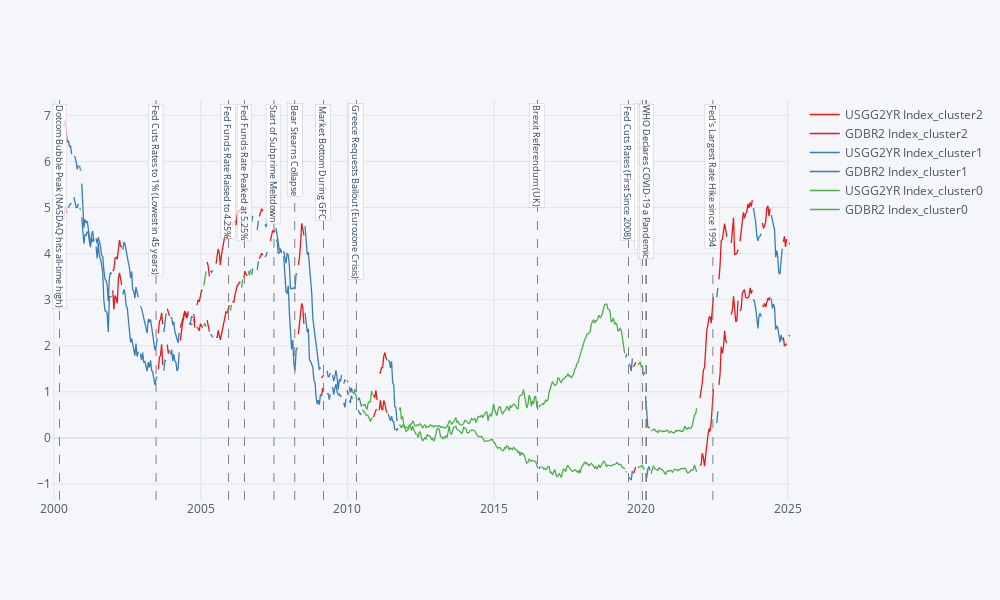

Source (notebook cell):
### Code cell
macro_data = pickle.load(open(os.path.join(flexCachedir(),'dummy_macro_data.pkl'), 'rb'))
ra = RegimeAnalysis(macro_data); ra.returnPeriods = 5; ra.window_size = 39; ra.window_step = 10; ra.num_of_clusters = 3
ra.fit(); ra.plotClustering()

### Figure 1 — Plotly figure (JSON) as saved in the notebook; plotly's stock layout.template omitted (floating-point values rounded to 4 significant figures; data arrays with more than 128 entries replaced by an {"elided": "..."} marker saying what was removed)
{"data": [{"line": {"color": "rgba(228, 26, 28, 1.0)", "dash": "solid", "shape": "linear", "width": 1.3}, "mode": "lines", "name": "USGG2YR Index_cluster2", "text": "", "type": "scatter", "x": {"elided": "660 str values"}, "y": {"elided": "660 mixed values"}}, {"line": {"color": "rgba(228, 26, 28, 1.0)", "dash": "solid", "shape": "linear", "width": 1.3}, "mode": "lines", "name": "GDBR2 Index_cluster2", "text": "", "type": "scatter", "x": {"elided": "660 str values"}, "y": {"elided": "660 mixed values"}}, {"line": {"color": "rgba(55, 126, 184, 1.0)", "dash": "solid", "shape": "linear", "width": 1.3}, "mode": "lines", "name": "USGG2YR Index_cluster1", "text": "", "type": "scatter", "x": {"elided": "660 str values"}, "y": {"elided": "660 mixed values"}}, {"line": {"color": "rgba(55, 126, 184, 1.0)", "dash": "solid", "shape": "linear", "width": 1.3}, "mode": "lines", "name": "GDBR2 Index_cluster1", "text": "", "type": "scatter", "x": {"elided": "660 str values"}, "y": {"elided": "660 mixed values"}}, {"line": {"color": "rgba(77, 175, 74, 1.0)", "dash": "solid", "shape": "linear", "width": 1.3}, "mode": "lines", "name": "USGG2YR Index_cluster0", "text": "", "type": "scatter", "x": {"elided": "660 str values"}, "y": {"elided": "660 mixed values"}}, {"line": {"color": "rgba(77, 175, 74, 1.0)", "dash": "solid", "shape": "linear", "width": 1.3}, "mode": "lines", "name": "GDBR2 Index_cluster0", "text": "", "type": "scatter", "x": {"elided": "660 str values"}, "y": {"elided": "660 mixed values"}}], "layout": {"annotations": [{"align": "left", "bgcolor": "rgba(255, 255, 255, 0.8)", "bordercolor": "gray", "borderwidth": 0.2, "font": {"size": 9}, "showarrow": false, "text": "Dotcom Bubble Peak (NASDAQ hits all-time high)", "textangle": 90, "x": "2000-03-10T00:00:00", "xref": "x", "y": 0.99, "yref": "paper"}, {"align": "left", "bgcolor": "rgba(255, 255, 255, 0.8)", "bordercolor": "gray", "borderwidth": 0.2, "font": {"size": 9}, "showarrow": false, "text": "Fed Cuts Rates to 1% (Lowest in 45 years)", "textangle": 90, "x": "2003-06-25T00:00:00", "xref": "x", "y": 0.99, "yref": "paper"}, {"align": "left", "bgcolor": "rgba(255, 255, 255, 0.8)", "bordercolor": "gray", "borderwidth": 0.2, "font": {"size": 9}, "showarrow": false, "text": "Fed Funds Rate Raised to 4.25%", "textangle": 90, "x": "2005-12-13T00:00:00", "xref": "x", "y": 0.99, "yref": "paper"}, {"align": "left", "bgcolor": "rgba(255, 255, 255, 0.8)", "bordercolor": "gray", "borderwidth": 0.2, "font": {"size": 9}, "showarrow": false, "text": "Fed Funds Rate Peaked at 5.25%", "textangle": 90, "x": "2006-06-29T00:00:00", "xref": "x", "y": 0.99, "yref": "paper"}, {"align": "left", "bgcolor": "rgba(255, 255, 255, 0.8)", "bordercolor": "gray", "borderwidth": 0.2, "font": {"size": 9}, "showarrow": false, "text": "Start of Subprime Meltdown", "textangle": 90, "x": "2007-07-01T00:00:00", "xref": "x", "y": 0.99, "yref": "paper"}, {"align": "left", "bgcolor": "rgba(255, 255, 255, 0.8)", "bordercolor": "gray", "borderwidth": 0.2, "font": {"size": 9}, "showarrow": false, "text": "Bear Stearns Collapse", "textangle": 90, "x": "2008-03-16T00:00:00", "xref": "x", "y": 0.99, "yref": "paper"}, {"align": "left", "bgcolor": "rgba(255, 255, 255, 0.8)", "bordercolor": "gray", "borderwidth": 0.2, "font": {"size": 9}, "showarrow": false, "text": "Market Bottom During GFC", "textangle": 90, "x": "2009-03-09T00:00:00", "xref": "x", "y": 0.99, "yref": "paper"}, {"align": "left", "bgcolor": "rgba(255, 255, 255, 0.8)", "bordercolor": "gray", "borderwidth": 0.2, "font": {"size": 9}, "showarrow": false, "text": "Greece Requests Bailout (Eurozone Crisis)", "textangle": 90, "x": "2010-04-23T00:00:00", "xref": "x", "y": 0.99, "yref": "paper"}, {"align": "left", "bgcolor": "rgba(255, 255, 255, 0.8)", "bordercolor": "gray", "borderwidth": 0.2, "font": {"size": 9}, "showarrow": false, "text": "Brexit Referendum (UK)", "textangle": 90, "x": "2016-06-23T00:00:00", "xref": "x", "y": 0.99, "yref": "paper"}, {"align": "left", "bgcolor": "rgba(255, 255, 255, 0.8)", "bordercolor": "gray", "borderwidth": 0.2, "font": {"size": 9}, "showarrow": false, "text": "Fed Cuts Rates (First Since 2008)", "textangle": 90, "x": "2019-07-31T00:00:00", "xref": "x", "y": 0.99, "yref": "paper"}, {"align": "left", "bgcolor": "rgba(255, 255, 255, 0.8)", "bordercolor": "gray", "borderwidth": 0.2, "font": {"size": 9}, "showarrow": false, "text": "First US COVID-19 Case Confirmed", "textangle": 90, "x": "2020-01-21T00:00:00", "xref": "x", "y": 0.99, "yref": "paper"}, {"align": "left", "bgcolor": "rgba(255, 255, 255, 0.8)", "bordercolor": "gray", "borderwidth": 0.2, "font": {"size": 9}, "showarrow": false, "text": "Fed Emergency Rate Cut (COVID-19)", "textangle": 90, "x": "2020-03-03T00:00:00", "xref": "x", "y": 0.99, "yref": "paper"}, {"align": "left", "bgcolor": "rgba(255, 255, 255, 0.8)", "bordercolor": "gray", "borderwidth": 0.2, "font": {"size": 9}, "showarrow": false, "text": "WHO Declares COVID-19 a Pandemic", "textangle": 90, "x": "2020-03-11T00:00:00", "xref": "x", "y": 0.99, "yref": "paper"}, {"align": "left", "bgcolor": "rgba(255, 255, 255, 0.8)", "bordercolor": "gray", "borderwidth": 0.2, "font": {"size": 9}, "showarrow": false, "text": "Fed's Largest Rate Hike since 1994", "textangle": 90, "x": "2022-06-15T00:00:00", "xref": "x", "y": 0.99, "yref": "paper"}], "height": 600, "legend": {"bgcolor": "#F5F6F9", "font": {"color": "#4D5663"}}, "margin": {"b": 100, "l": 50, "r": 50, "t": 100}, "paper_bgcolor": "#F5F6F9", "plot_bgcolor": "#F5F6F9", "shapes": [{"line": {"color": "gray", "dash": "dash", "width": 1}, "type": "line", "x0": "2000-03-10T00:00:00", "x1": "2000-03-10T00:00:00", "xref": "x", "y0": 0, "y1": 1, "yref": "y domain"}, {"line": {"color": "gray", "dash": "dash", "width": 1}, "type": "line", "x0": "2003-06-25T00:00:00", "x1": "2003-06-25T00:00:00", "xref": "x", "y0": 0, "y1": 1, "yref": "y domain"}, {"line": {"color": "gray", "dash": "dash", "width": 1}, "type": "line", "x0": "2005-12-13T00:00:00", "x1": "2005-12-13T00:00:00", "xref": "x", "y0": 0, "y1": 1, "yref": "y domain"}, {"line": {"color": "gray", "dash": "dash", "width": 1}, "type": "line", "x0": "2006-06-29T00:00:00", "x1": "2006-06-29T00:00:00", "xref": "x", "y0": 0, "y1": 1, "yref": "y domain"}, {"line": {"color": "gray", "dash": "dash", "width": 1}, "type": "line", "x0": "2007-07-01T00:00:00", "x1": "2007-07-01T00:00:00", "xref": "x", "y0": 0, "y1": 1, "yref": "y domain"}, {"line": {"color": "gray", "dash": "dash", "width": 1}, "type": "line", "x0": "2008-03-16T00:00:00", "x1": "2008-03-16T00:00:00", "xref": "x", "y0": 0, "y1": 1, "yref": "y domain"}, {"line": {"color": "gray", "dash": "dash", "width": 1}, "type": "line", "x0": "2009-03-09T00:00:00", "x1": "2009-03-09T00:00:00", "xref": "x", "y0": 0, "y1": 1, "yref": "y domain"}, {"line": {"color": "gray", "dash": "dash", "width": 1}, "type": "line", "x0": "2010-04-23T00:00:00", "x1": "2010-04-23T00:00:00", "xref": "x", "y0": 0, "y1": 1, "yref": "y domain"}, {"line": {"color": "gray", "dash": "dash", "width": 1}, "type": "line", "x0": "2016-06-23T00:00:00", "x1": "2016-06-23T00:00:00", "xref": "x", "y0": 0, "y1": 1, "yref": "y domain"}, {"line": {"color": "gray", "dash": "dash", "width": 1}, "type": "line", "x0": "2019-07-31T00:00:00", "x1": "2019-07-31T00:00:00", "xref": "x", "y0": 0, "y1": 1, "yref": "y domain"}, {"line": {"color": "gray", "dash": "dash", "width": 1}, "type": "line", "x0": "2020-01-21T00:00:00", "x1": "2020-01-21T00:00:00", "xref": "x", "y0": 0, "y1": 1, "yref": "y domain"}, {"line": {"color": "gray", "dash": "dash", "width": 1}, "type": "line", "x0": "2020-03-03T00:00:00", "x1": "2020-03-03T00:00:00", "xref": "x", "y0": 0, "y1": 1, "yref": "y domain"}, {"line": {"color": "gray", "dash": "dash", "width": 1}, "type": "line", "x0": "2020-03-11T00:00:00", "x1": "2020-03-11T00:00:00", "xref": "x", "y0": 0, "y1": 1, "yref": "y domain"}, {"line": {"color": "gray", "dash": "dash", "width": 1}, "type": "line", "x0": "2022-06-15T00:00:00", "x1": "2022-06-15T00:00:00", "xref": "x", "y0": 0, "y1": 1, "yref": "y domain"}], "title": {"font": {"color": "#4D5663"}}, "width": 1000, "xaxis": {"gridcolor": "#E1E5ED", "showgrid": true, "tickfont": {"color": "#4D5663"}, "title": {"font": {"color": "#4D5663"}, "text": ""}, "zerolinecolor": "#E1E5ED"}, "yaxis": {"gridcolor": "#E1E5ED", "showgrid": true, "tickfont": {"color": "#4D5663"}, "title": {"font": {"color": "#4D5663"}, "text": ""}, "zerolinecolor": "#E1E5ED"}}}
